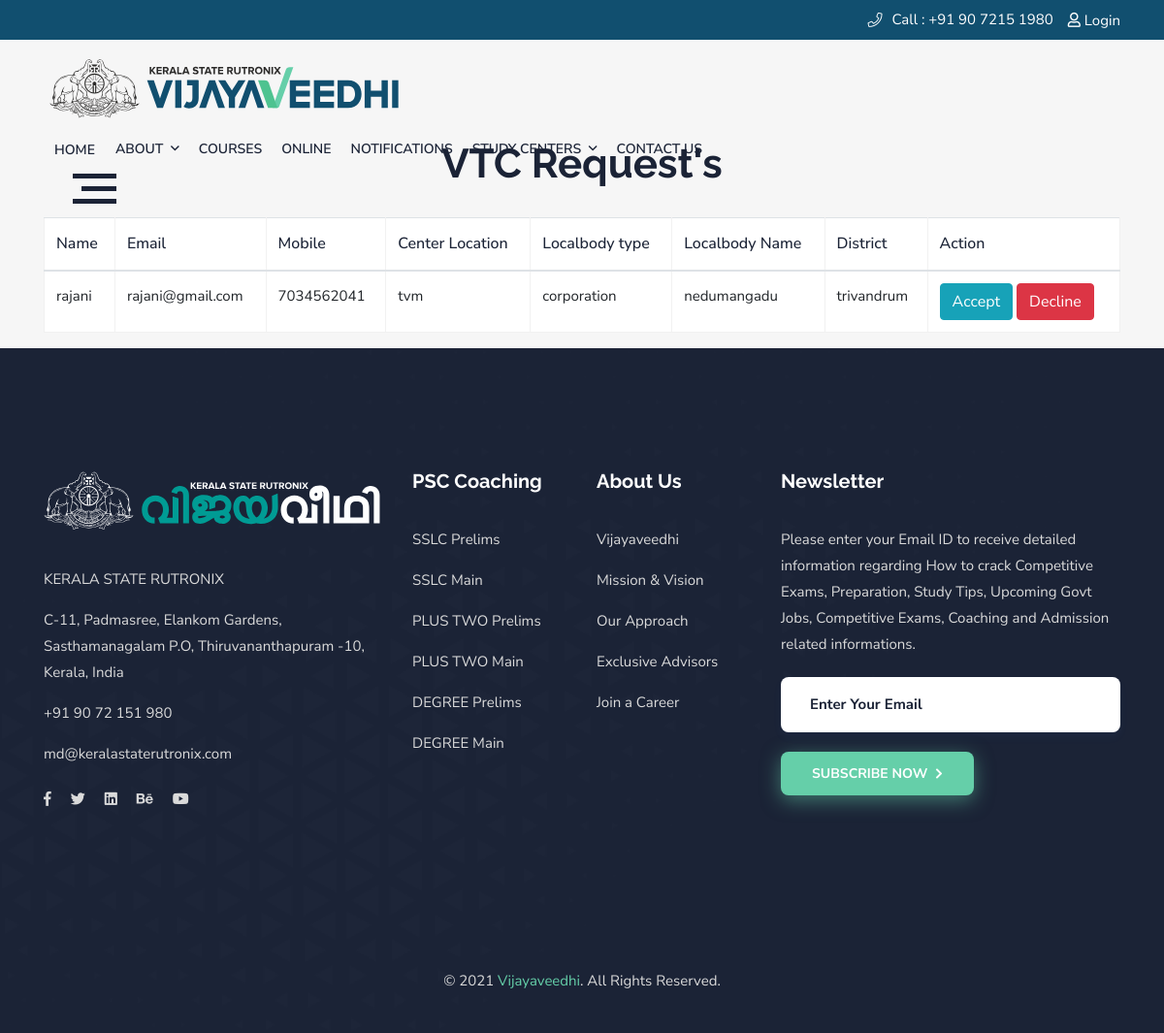
/affiliation-request-list/, run on the app's committed database.
### affiliation/models.py (models this page shows, shortened)
class Affiliation_request(models.Model):
    owner_name = models.CharField(max_length=40)
    email= models.EmailField()
    contact_number = models.CharField(max_length=40)
    location = models.CharField(max_length=60)
    localbodytype = models.CharField(blank=True, max_length=60)
    localbodyname = models.CharField(blank=True, max_length=60)
    district = models.CharField(blank=True, max_length=60)
    pincode = models.CharField(blank=True, max_length=60)
    token = models.CharField(max_length=40,default=False)

### affiliation/views.py (the view)
# urls.py: path('affiliation-request-list/', views.view_new_affiliation, name='affiliation_request_list'),
def view_new_affiliation(request):
    data = Affiliation_request.objects.all()
    return render(request, 'affiliation_requests_1.html', {'datas': data})

### templates/affiliation_requests_1.html
{% extends 'base.html' %}
{% load static %}
{% block base %}
{% include 'navbar.html' %}
<div class="container" style="margin-top: 9rem;">
<h3 class="text-center">VTC Request's</h3>
        <table class="table">
             <thead>
                  <tr>
                    <th scope="col">Name</th>
                    <th scope="col">Email</th>
                    <th scope="col">Mobile</th>
                    <th scope="col">Center Location</th>
                    <th scope="col">Localbody type</th>
                    <th scope="col">Localbody Name</th>
                    <th scope="col">District</th>
                    <th scope="col">Action</th>
                  </tr>
             </thead>
                {% for data in datas %}
                    <tr>
                      <td>{{ data.owner_name }}</td>
                      <td>{{ data.email }}</td>
                      <td>{{ data.contact_number }}</td>
                      <td>{{ data.location }}</td>
                      <td>{{ data.localbodytype }}</td>
                      <td>{{ data.localbodyname }}</td>
                      <td>{{ data.district }}</td>
                      <td>
                        <a class="btn btn-info mr-1" href="/affiliation-request-response/{{data.id}}">Accept</span>
                        <a class="btn btn-danger"href="">Decline</a>
                      </td>
                    </tr>
                {% endfor %}
        </table>
    </div>
        {% include 'footer.html' %}
        {% endblock base %}

### account/static/assets/css/book.css (style rules this page uses)
html { height: 100%; }
*, *:after, *:before { -webkit-box-sizing: border-box; -moz-box-sizing: border-box; box-sizing: border-box; padding: 0; margin: 0; }
body { background: #f6f6f6; font-weight: 400; font-size: 15px; color: #333; overflow-x: hidden; }
a { color: #555; text-decoration: none; }
.container { width: 100%; position: relative; }

### data on the page
Affiliation_request: owner_name "rajani", email "rajani@gmail.com", contact_number "7034562041", location "tvm", localbodytype "corporation", localbodyname "nedumangadu", district "trivandrum"
